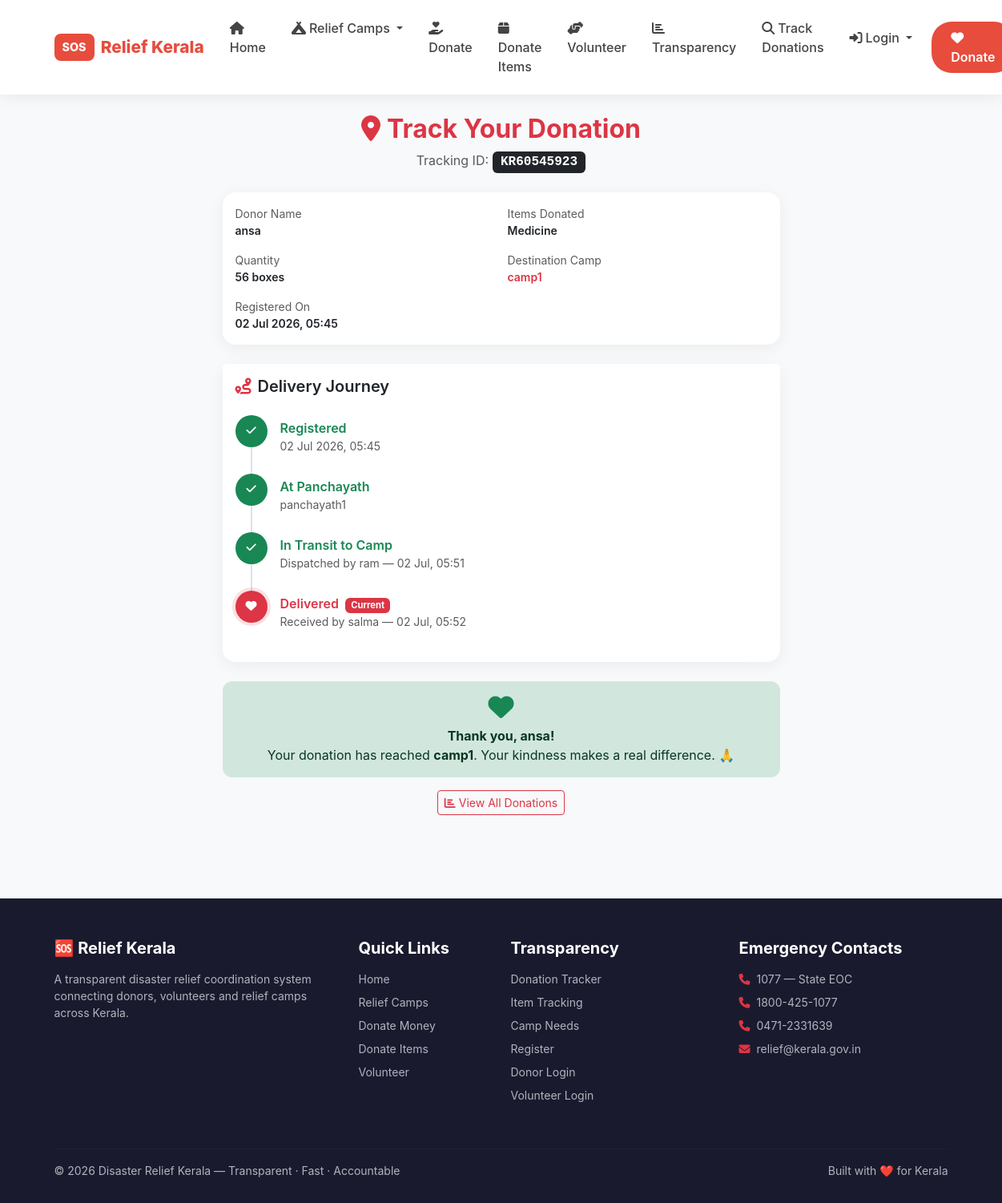
The page /donate/track/KR60545923/ on the database its author committed.
### donations/models.py (models this page shows, shortened)
class ItemDonation(models.Model):
    donor = models.ForeignKey(
        settings.AUTH_USER_MODEL,
        on_delete=models.SET_NULL,
        null=True, blank=True
    )
    donor_name    = models.CharField(max_length=100)
    donor_phone   = models.CharField(max_length=15)
    item_name     = models.CharField(max_length=200)
    quantity      = models.PositiveIntegerField(default=1)
    unit          = models.CharField(max_length=50, blank=True)
    camp          = models.ForeignKey(Camp, on_delete=models.SET_NULL, null=True, blank=True)
    created_at    = models.DateTimeField(auto_now_add=True)
    delivery_status    = models.CharField(max_length=20, choices=DELIVERY_STATUS_CHOICES, default='registered')
    panchayath_name    = models.CharField(max_length=150, blank=True)
    panchayath_address = models.TextField(blank=True)
    dispatched_by      = models.CharField(max_length=150, blank=True)
    dispatched_at      = models.DateTimeField(null=True, blank=True)
    received_by        = models.CharField(max_length=150, blank=True)
    received_at        = models.DateTimeField(null=True, blank=True)
    delivery_notes     = models.TextField(blank=True)
    tracking_id        = models.CharField(max_length=20, blank=True)
    panchayath = models.ForeignKey(
        'accounts.CustomUser',
        on_delete=models.SET_NULL,
        null=True, blank=True,
        limit_choices_to={'role': 'panchayath_staff'},
        related_name='assigned_donations',
    )

### camps/models.py (models this page shows, shortened)
class Camp(models.Model):
    STATUS_CHOICES = [
        ('pending',  'Pending'),
        ('verified', 'Verified'),
        ('approved', 'Approved'),
    ]
    name           = models.CharField(max_length=200)
    location       = models.CharField(max_length=300)
    district       = models.CharField(max_length=100, choices=KERALA_DISTRICTS, default='Kozhikode')
    people_count   = models.PositiveIntegerField(default=0)
    contact_person = models.CharField(max_length=100)
    contact_phone  = models.CharField(max_length=10)
    status         = models.CharField(max_length=20, choices=STATUS_CHOICES, default='pending')
    created_by = models.ForeignKey(
        settings.AUTH_USER_MODEL,
        on_delete=models.SET_NULL,
        null=True, blank=True,
        related_name='created_camps'
    )
    panchayath = models.ForeignKey(
        'accounts.CustomUser',
        on_delete=models.SET_NULL,
        null=True, blank=True,
        limit_choices_to={'role': 'panchayath_staff'},
        related_name='managed_camps',
        help_text='Panchayath officer responsible for verifying needs at this camp',
    )
    is_active  = models.BooleanField(default=True)
    created_at = models.DateTimeField(auto_now_add=True)
    updated_at = models.DateTimeField(auto_now=True)

### donations/views.py (the view)
# urls.py: path('track/<str:tracking_id>/', views.track_donation, name='track_donation'),
def track_donation(request, tracking_id):
    donation = get_object_or_404(ItemDonation, tracking_id=tracking_id)
    STATUS_STEPS = [
        ('registered',    'Registered',        'fa-check-circle'),
        ('at_panchayath', 'At Panchayath',      'fa-building'),
        ('in_transit',    'In Transit to Camp', 'fa-truck'),
        ('delivered',     'Delivered',          'fa-heart'),
    ]
    status_keys   = [s[0] for s in STATUS_STEPS]
    current_index = status_keys.index(donation.delivery_status) \
        if donation.delivery_status in status_keys else 0
    return render(request, 'donations/track_donation.html', {
        'donation':      donation,
        'STATUS_STEPS':  STATUS_STEPS,
        'current_index': current_index,
    })

### templates/donations/track_donation.html (shortened to what this page needs)
{% extends 'base.html' %}
{% block content %}
<div class="container py-4" style="max-width:720px">
  <div class="text-center mb-4">
    <h2 class="fw-bold text-danger">
      <i class="fas fa-map-marker-alt me-2"></i>Track Your Donation
    </h2>
    <p class="text-muted">
      Tracking ID:
      <span class="badge bg-dark font-monospace fs-6">{{ donation.tracking_id }}</span>
    </p>
  </div>
  <div class="card border-0 shadow-sm mb-4">
    <div class="card-body">
      <div class="row g-3 small">
        <div class="col-md-6">
          <span class="text-muted">Donor Name</span>
          <div class="fw-semibold">{{ donation.donor_name }}</div>
        </div>
        <div class="col-md-6">
          <span class="text-muted">Items Donated</span>
          <div class="fw-semibold">{{ donation.item_name }}</div>
        </div>
        <div class="col-md-6">
          <span class="text-muted">Quantity</span>
          <div class="fw-semibold">{{ donation.quantity }} {{ donation.unit }}</div>
        </div>
        <div class="col-md-6">
          <span class="text-muted">Destination Camp</span>
          <div class="fw-semibold text-danger">{{ donation.camp.name }}</div>
        </div>
        <div class="col-md-6">
          <span class="text-muted">Registered On</span>
          <div class="fw-semibold">{{ donation.created_at|date:"d M Y, H:i" }}</div>
        </div>
      </div>
    </div>
  </div>
  <div class="card border-0 shadow-sm mb-4">
    <div class="card-header bg-white border-0 pt-3">
      <h5 class="fw-semibold mb-0">
        <i class="fas fa-route me-2 text-danger"></i>Delivery Journey
      </h5>
    </div>
    <div class="card-body">
      <div class="position-relative">
        <div style="position:absolute;left:19px;top:24px;bottom:24px;
                    width:2px;background:#dee2e6;z-index:0"></div>
        {% for key, label, icon in STATUS_STEPS %}
        {% with step_index=forloop.counter0 %}
        <div class="d-flex align-items-start gap-3 mb-4 position-relative" style="z-index:1">
          {% if step_index < current_index %}
          <div class="rounded-circle d-flex align-items-center justify-content-center flex-shrink-0"
               style="width:40px;height:40px;background:#198754;color:#fff">
            <i class="fas fa-check fa-sm"></i>
          </div>
          {% elif step_index == current_index %}
          <div class="rounded-circle d-flex align-items-center justify-content-center flex-shrink-0"
               style="width:40px;height:40px;background:#dc3545;color:#fff;
                      box-shadow:0 0 0 4px rgba(220,53,69,0.15)">
            <i class="fas {{ icon }} fa-sm"></i>
          </div>
          {% else %}
          <div class="rounded-circle d-flex align-items-center justify-content-center flex-shrink-0"
               style="width:40px;height:40px;background:#e9ecef;color:#adb5bd">
            <i class="fas {{ icon }} fa-sm"></i>
          </div>
          {% endif %}
          <div class="pt-1">
            <div class="fw-semibold
              {% if step_index == current_index %}text-danger
              {% elif step_index < current_index %}text-success
              {% else %}text-muted{% endif %}">
              {{ label }}
              {% if step_index == current_index %}
              <span class="badge bg-danger ms-1" style="font-size:0.7rem">Current</span>
              {% endif %}
            </div>
            {% if step_index == 0 %}
            <div class="text-muted small">{{ donation.created_at|date:"d M Y, H:i" }}</div>
            {% elif step_index == 1 and donation.panchayath_name %}
            <div class="text-muted small">{{ donation.panchayath_name }}</div>
            {% elif step_index == 2 and donation.dispatched_by %}
            <div class="text-muted small">
              Dispatched by {{ donation.dispatched_by }}
              {% if donation.dispatched_at %}— {{ donation.dispatched_at|date:"d M, H:i" }}{% endif %}
            </div>
            {% elif step_index == 3 and donation.received_by %}
            <div class="text-muted small">
              Received by {{ donation.received_by }}
              {% if donation.received_at %}— {{ donation.received_at|date:"d M, H:i" }}{% endif %}
            </div>
            {% elif step_index == 4 and donation.delivery_status == 'delivered' %}
            <div class="text-muted small">Items distributed to camp residents</div>
            {% endif %}
          </div>
        </div>
        {% endwith %}
        {% endfor %}
      </div>
    </div>
  </div>
  {% if donation.delivery_status == 'delivered' %}
  <div class="alert alert-success border-0 text-center">
    <i class="fas fa-heart fa-2x text-success mb-2 d-block"></i>
    <strong>Thank you, {{ donation.donor_name }}!</strong><br>
    Your donation has reached <strong>{{ donation.camp.name }}</strong>.
    Your kindness makes a real difference. 🙏
  </div>
  {% endif %}
  <div class="text-center mt-3">
    <a href="{% url 'item_transparency' %}" class="btn btn-outline-danger btn-sm">
      <i class="fas fa-chart-bar me-1"></i>View All Donations
    </a>
  </div>
</div>
{% endblock %}

### templates/base.html (style rules this page uses)
* { font-family: -apple-system, BlinkMacSystemFont, 'Segoe UI', Roboto, sans-serif; }
body { background: #f8f9fa; }
.card { border: none !important; border-radius: 16px !important; box-shadow: 0 4px 20px rgba(0,0,0,0.06) !important; transition: transform 0.3s, box-shadow 0.3s; }
.alert { border-radius: 12px; border: none; }

### rows shown on the page
ItemDonation: tracking_id "KR60545923", donor_name "ansa", item_name "Medicine", quantity "56", unit "boxes", camp.name "camp1", created_at "02 Jul 2026, 05:45", created_at "02 Jul 2026, 05:45", panchayath_name "panchayath1", dispatched_by "ram", dispatched_at "02 Jul, 05:51", received_by "salma", received_at "02 Jul, 05:52"

### other values the page prints
{{ label }} "Registered" "At Panchayath" "In Transit to Camp" "Delivered"
